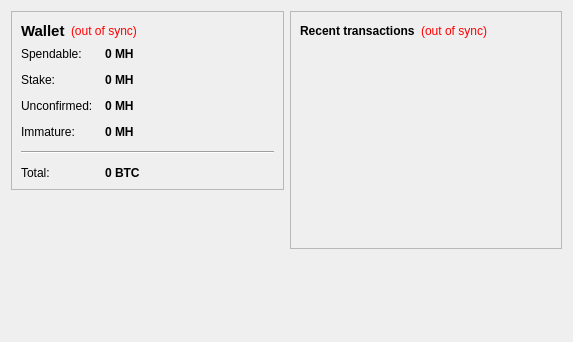
<?xml version="1.0" encoding="UTF-8"?>
<ui version="4.0">
 <class>OverviewPage</class>
 <widget class="QWidget" name="OverviewPage">
  <property name="geometry">
   <rect>
    <x>0</x>
    <y>0</y>
    <width>573</width>
    <height>342</height>
   </rect>
  </property>
  <property name="windowTitle">
   <string>Form</string>
  </property>
  <layout class="QHBoxLayout" name="horizontalLayout" stretch="1,1">
   <item>
    <layout class="QVBoxLayout" name="verticalLayout_2">
     <item>
      <widget class="QFrame" name="frame">
       <property name="frameShape">
        <enum>QFrame::StyledPanel</enum>
       </property>
       <property name="frameShadow">
        <enum>QFrame::Raised</enum>
       </property>
       <layout class="QVBoxLayout" name="verticalLayout_4">
        <item>
         <layout class="QHBoxLayout" name="horizontalLayout_4">
          <item>
           <widget class="QLabel" name="label_5">
            <property name="font">
             <font>
              <pointsize>11</pointsize>
              <weight>75</weight>
              <bold>true</bold>
             </font>
            </property>
            <property name="text">
             <string>Wallet</string>
            </property>
           </widget>
          </item>
          <item>
           <widget class="QLabel" name="labelWalletStatus">
            <property name="toolTip">
             <string>The displayed information may be out of date. Your wallet automatically synchronizes with the MoonHamsters network after a connection is established, but this process has not completed yet.</string>
            </property>
            <property name="styleSheet">
             <string notr="true">QLabel { color: red; }</string>
            </property>
            <property name="text">
             <string notr="true">(out of sync)</string>
            </property>
            <property name="alignment">
             <set>Qt::AlignLeading|Qt::AlignLeft|Qt::AlignVCenter</set>
            </property>
           </widget>
          </item>
          <item>
           <spacer name="horizontalSpacer_2">
            <property name="orientation">
             <enum>Qt::Horizontal</enum>
            </property>
            <property name="sizeHint" stdset="0">
             <size>
              <width>40</width>
              <height>20</height>
             </size>
            </property>
           </spacer>
          </item>
         </layout>
        </item>
        <item>
         <layout class="QFormLayout" name="formLayout_2">
          <property name="fieldGrowthPolicy">
           <enum>QFormLayout::AllNonFixedFieldsGrow</enum>
          </property>
          <property name="horizontalSpacing">
           <number>12</number>
          </property>
          <property name="verticalSpacing">
           <number>12</number>
          </property>
          <item row="0" column="0">
           <widget class="QLabel" name="label">
            <property name="text">
             <string>Spendable:</string>
            </property>
           </widget>
          </item>
          <item row="0" column="1">
           <widget class="QLabel" name="labelBalance">
            <property name="font">
             <font>
              <weight>75</weight>
              <bold>true</bold>
             </font>
            </property>
            <property name="cursor">
             <cursorShape>IBeamCursor</cursorShape>
            </property>
            <property name="toolTip">
             <string>Your current spendable balance</string>
            </property>
            <property name="text">
             <string notr="true">0 MH</string>
            </property>
            <property name="textInteractionFlags">
             <set>Qt::LinksAccessibleByMouse|Qt::TextSelectableByKeyboard|Qt::TextSelectableByMouse</set>
            </property>
           </widget>
          </item>
          <item row="1" column="0">
           <widget class="QLabel" name="label_6">
            <property name="text">
             <string>Stake:</string>
            </property>
           </widget>
          </item>
          <item row="1" column="1">
           <widget class="QLabel" name="labelStake">
            <property name="font">
             <font>
              <weight>75</weight>
              <bold>true</bold>
             </font>
            </property>
            <property name="cursor">
             <cursorShape>IBeamCursor</cursorShape>
            </property>
            <property name="toolTip">
             <string>Total of coins that was staked, and do not yet count toward the current balance</string>
            </property>
            <property name="text">
             <string notr="true">0 MH</string>
            </property>
            <property name="textInteractionFlags">
             <set>Qt::LinksAccessibleByMouse|Qt::TextSelectableByKeyboard|Qt::TextSelectableByMouse</set>
            </property>
           </widget>
          </item>
          <item row="2" column="0">
           <widget class="QLabel" name="label_3">
            <property name="text">
             <string>Unconfirmed:</string>
            </property>
           </widget>
          </item>
          <item row="2" column="1">
           <widget class="QLabel" name="labelUnconfirmed">
            <property name="font">
             <font>
              <weight>75</weight>
              <bold>true</bold>
             </font>
            </property>
            <property name="cursor">
             <cursorShape>IBeamCursor</cursorShape>
            </property>
            <property name="toolTip">
             <string>Total of transactions that have yet to be confirmed, and do not yet count toward the current balance</string>
            </property>
            <property name="text">
             <string notr="true">0 MH</string>
            </property>
            <property name="textInteractionFlags">
             <set>Qt::LinksAccessibleByMouse|Qt::TextSelectableByKeyboard|Qt::TextSelectableByMouse</set>
            </property>
           </widget>
          </item>
          <item row="3" column="0">
           <widget class="QLabel" name="labelImmatureText">
            <property name="text">
             <string>Immature:</string>
            </property>
           </widget>
          </item>
          <item row="3" column="1">
           <widget class="QLabel" name="labelImmature">
            <property name="font">
             <font>
              <weight>75</weight>
              <bold>true</bold>
             </font>
            </property>
            <property name="toolTip">
             <string>Mined balance that has not yet matured</string>
            </property>
            <property name="text">
             <string notr="true">0 MH</string>
            </property>
            <property name="textInteractionFlags">
             <set>Qt::LinksAccessibleByMouse|Qt::TextSelectableByKeyboard|Qt::TextSelectableByMouse</set>
            </property>
           </widget>
          </item>
          <item row="4" column="0" colspan="2">
           <widget class="Line" name="line">
            <property name="orientation">
             <enum>Qt::Horizontal</enum>
            </property>
           </widget>
          </item>
          <item row="5" column="0">
           <widget class="QLabel" name="labelTotalText">
            <property name="text">
             <string>Total:</string>
            </property>
           </widget>
          </item>
          <item row="5" column="1">
           <widget class="QLabel" name="labelTotal">
            <property name="font">
             <font>
              <weight>75</weight>
              <bold>true</bold>
             </font>
            </property>
            <property name="cursor">
             <cursorShape>IBeamCursor</cursorShape>
            </property>
            <property name="toolTip">
             <string>Your current total balance</string>
            </property>
            <property name="text">
             <string notr="true">0 BTC</string>
            </property>
            <property name="textInteractionFlags">
             <set>Qt::LinksAccessibleByMouse|Qt::TextSelectableByKeyboard|Qt::TextSelectableByMouse</set>
            </property>
           </widget>
          </item>
         </layout>
        </item>
       </layout>
      </widget>
     </item>
     <item>
      <spacer name="verticalSpacer">
       <property name="orientation">
        <enum>Qt::Vertical</enum>
       </property>
       <property name="sizeHint" stdset="0">
        <size>
         <width>20</width>
         <height>40</height>
        </size>
       </property>
      </spacer>
     </item>
    </layout>
   </item>
   <item>
    <layout class="QVBoxLayout" name="verticalLayout_3">
     <item>
      <widget class="QFrame" name="frame_2">
       <property name="frameShape">
        <enum>QFrame::StyledPanel</enum>
       </property>
       <property name="frameShadow">
        <enum>QFrame::Raised</enum>
       </property>
       <layout class="QVBoxLayout" name="verticalLayout">
        <item>
         <layout class="QHBoxLayout" name="horizontalLayout_2">
          <item>
           <widget class="QLabel" name="label_4">
            <property name="text">
             <string>&lt;b&gt;Recent transactions&lt;/b&gt;</string>
            </property>
           </widget>
          </item>
          <item>
           <widget class="QLabel" name="labelTransactionsStatus">
            <property name="toolTip">
             <string>The displayed information may be out of date. Your wallet automatically synchronizes with the MoonHamsters network after a connection is established, but this process has not completed yet.</string>
            </property>
            <property name="styleSheet">
             <string notr="true">QLabel { color: red; }</string>
            </property>
            <property name="text">
             <string notr="true">(out of sync)</string>
            </property>
            <property name="alignment">
             <set>Qt::AlignRight|Qt::AlignTrailing|Qt::AlignVCenter</set>
            </property>
           </widget>
          </item>
          <item>
           <spacer name="horizontalSpacer">
            <property name="orientation">
             <enum>Qt::Horizontal</enum>
            </property>
            <property name="sizeHint" stdset="0">
             <size>
              <width>40</width>
              <height>20</height>
             </size>
            </property>
           </spacer>
          </item>
         </layout>
        </item>
        <item>
         <widget class="QListView" name="listTransactions">
          <property name="styleSheet">
           <string notr="true">QListView { background: transparent; }</string>
          </property>
          <property name="frameShape">
           <enum>QFrame::NoFrame</enum>
          </property>
          <property name="verticalScrollBarPolicy">
           <enum>Qt::ScrollBarAlwaysOff</enum>
          </property>
          <property name="horizontalScrollBarPolicy">
           <enum>Qt::ScrollBarAlwaysOff</enum>
          </property>
          <property name="selectionMode">
           <enum>QAbstractItemView::NoSelection</enum>
          </property>
         </widget>
        </item>
       </layout>
      </widget>
     </item>
     <item>
      <spacer name="verticalSpacer_2">
       <property name="orientation">
        <enum>Qt::Vertical</enum>
       </property>
       <property name="sizeHint" stdset="0">
        <size>
         <width>20</width>
         <height>40</height>
        </size>
       </property>
      </spacer>
     </item>
    </layout>
   </item>
  </layout>
 </widget>
 <resources/>
 <connections/>
</ui>
